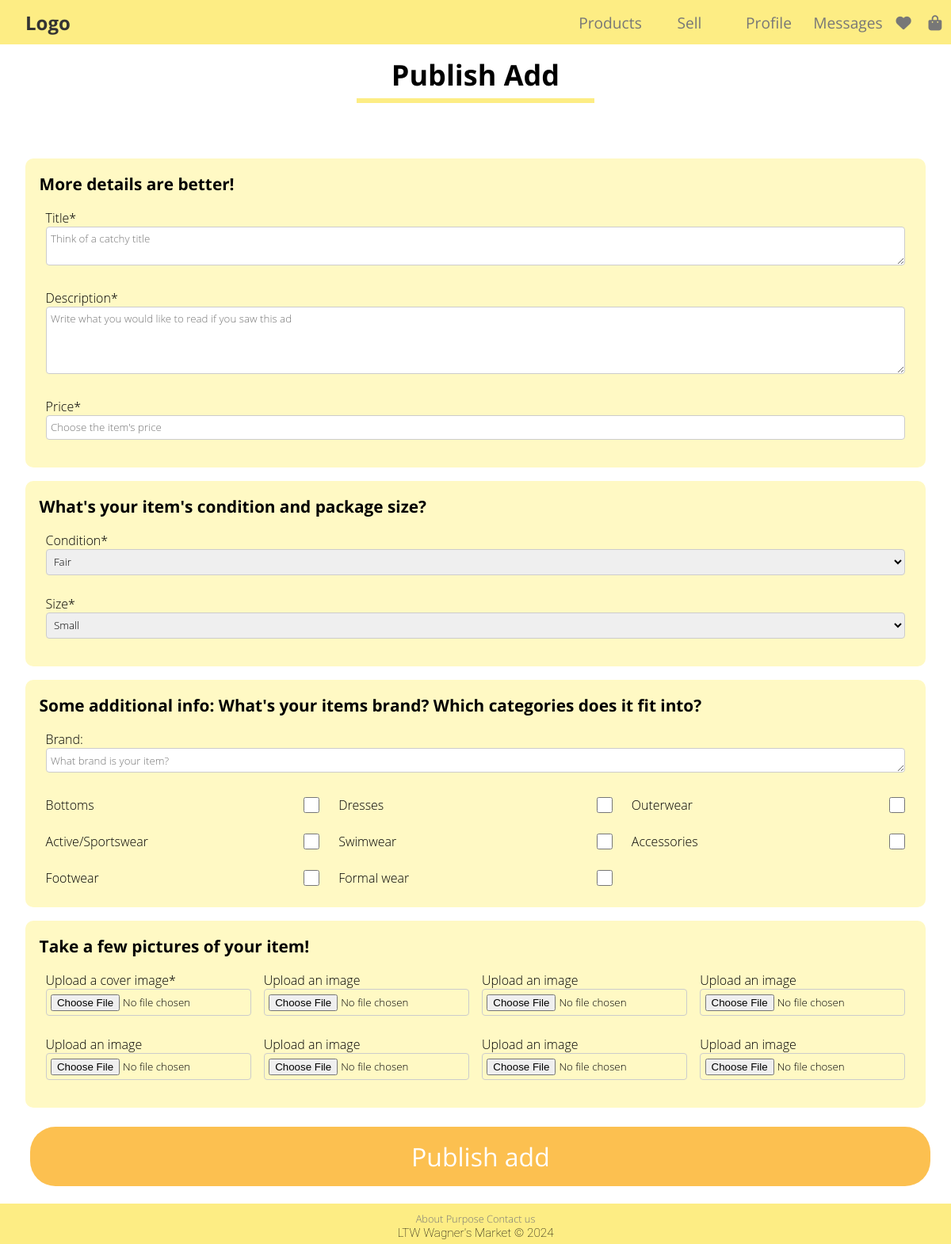
/pages/publish_add.php (signed in), run on the app's committed database.
### tables this page shows
CREATE TABLE CATEGORY (
    CategoryName TEXT NOT NULL,
    CategoryImage TEXT NOT NULL,
    CONSTRAINT Pk_CategoryName PRIMARY KEY (CategoryName)
);

### public/pages/publish_add.php (called while the page is built, shortened)
<?php
require_once(__DIR__ . '/../../private/database/connection.db.php');
require_once(__DIR__ . '/../../private/database/category.class.php');
require_once(__DIR__ . '/../../private/database/size.class.php');
require_once(__DIR__ . '/../../private/database/condition.class.php');
require_once(__DIR__ . '/../../private/templates/common.tpl.php');
require_once(__DIR__ . '/../../private/templates/publish.tpl.php');
$db = getDatabaseConnection();
$categories = Category::getCategories($db);
$sizes = Size::getSizes($db);
$conditions = Condition::getConditions($db);
drawPublishForm($categories, $sizes, $conditions);
?>

### private/database/condition.class.php (called while the page is built, shortened)
<?php
class Condition
{
    public function __construct(string $condition)
    {
        $this->condition = $condition;
    }
    static function getConditions(PDO $db): array
    {
        $stmt = $db->prepare('SELECT Condition FROM CONDITION');
        $stmt->execute(array());
        $conditions = array();
        while ($condition = $stmt->fetch()) {
            $conditions[] = new Condition(
                $condition['Condition']
            );
        }
        return $conditions;
    }
}
?>

### private/database/size.class.php (called while the page is built, shortened)
<?php
class Size
{
    public function __construct(string $size)
    {
        $this->size = $size;
    }
    static function getSizes(PDO $db): array
    {
        $stmt = $db->prepare('SELECT Size FROM SIZE');
        $stmt->execute(array());
        $sizes = array();
        while ($size = $stmt->fetch()) {
            $sizes[] = new SIZE($size['Size']);
        }
        return $sizes;
    }
}
?>

### private/database/category.class.php (called while the page is built, shortened)
<?php
class Category
{
    public function __construct(string $categoryName, string $categoryImage)
    {
        $this->categoryName = $categoryName;
    }
    static function getCategories(PDO $db): array
    {
        $stmt = $db->prepare('SELECT CategoryName, CategoryImage FROM CATEGORY');
        $stmt->execute(array());
        $categories = array();
        while ($category = $stmt->fetch()) {
            $categories[] = new Category(
                $category['CategoryName'],
                $category['CategoryImage']
            );
        }
        return $categories;
    }
}
?>

### private/templates/publish.tpl.php (the view, shortened to what this page needs)
<?php function drawPublishForm(array $categories, array $sizes, array $conditions) : void { ?>
        <section class="container">
            <form id="publish" action="../actions/action_publish_add.php" method="post" enctype="multipart/form-data">
                <fieldset id="item-info">
                    <h3>More details are better!</h3>
                    <label>Title*<textarea name="title" placeholder="Think of a catchy title" maxlength="70" rows="2" cols="70" required="required"></textarea></label>
                    <label>Description*<textarea name="description" placeholder="Write what you would like to read if you saw this ad" maxlength="9000" rows="4" cols="50" required="required"></textarea></label>
                    <label>Price* <input type="number" name="price" step="0.01" placeholder="Choose the item's price" required="required"></label>
                </fieldset>
                <fieldset id="item-condition-size">
                    <h3>What's your item's condition and package size?</h3>
                    <label>Condition*
                        <select name="condition" required="required">
                            <?php foreach($conditions as $condition) { ?>
                                <option value="<?= $condition->condition ?>"><?= $condition->condition ?></option>
                            <?php } ?>
                        </select>
                    </label>
                    <label>Size*
                        <select name="size" required="required">
                            <?php foreach($sizes as $size) { ?>
                                <option value="<?= $size->size ?>"><?= $size->size ?></option>
                            <?php } ?>
                        </select>
                    </label>
                </fieldset>
                <fieldset id="item-brand-categories">
                    <h3>Some additional info: What's your items brand? Which categories does it fit into?</h3>
                    <label>Brand: <textarea name="brand" placeholder="What brand is your item?" maxlength="50" rows="1" cols="50" required="required"></textarea></label>
                    <section id="categories">
                        <?php foreach($categories as $category) { ?>
                            <label><?= $category->categoryName ?> <input type="checkbox" name="categories[]" value="<?= $category->categoryName ?>"></label>
                        <?php } ?>
                    </section>
                </fieldset>
                <fieldset id="pictures">
                    <h3>Take a few pictures of your item!</h3>
                    <section id="upload">
                        <label>Upload a cover image*<input type="file" name="images[]" accept="image/png,image/jpeg" required="required"></label>
                        <label>Upload an image<input type="file" name="images[]" accept="image/png,image/jpeg"></label>
                        <label>Upload an image<input type="file" name="images[]" accept="image/png,image/jpeg"></label>
                        <label>Upload an image<input type="file" name="images[]" accept="image/png,image/jpeg"></label>
                        <label>Upload an image<input type="file" name="images[]" accept="image/png,image/jpeg"></label>
                        <label>Upload an image<input type="file" name="images[]" accept="image/png,image/jpeg"></label>
                        <label>Upload an image<input type="file" name="images[]" accept="image/png,image/jpeg"></label>
                        <label>Upload an image<input type="file" name="images[]" accept="image/png,image/jpeg"></label>
                    </section>
                </fieldset>
                <input class="button" type="submit" value="Publish add">
            </form>
        </section>
<?php } ?>

### public/css/style.css (style rules this page uses)
* { margin: 0; padding: 0; box-sizing: border-box; font-family: 'Open Sans', sans-serif; }
h3 { font-size: 1.3em; }
button, .button { color: #777; background: rgba(253, 237, 132, 1); border: none; padding: .5em .5em; margin: .2em; border-radius: 30px; transition: 0.3s; }
select { padding: .3em; border: .1em solid #ccc; cursor: pointer; }
input[type="checkbox"] { width: 1.5em; height: 1.5em; border: 0.1em solid #555; border-radius: 4px; background-color: #fff; cursor: pointer; }
.container { text-align: center; margin-left: 2em; margin-right: 2em; }
#publish { display: inline-block; text-align: left; }
#publish h3 { margin-bottom: 0.5em; }
#publish fieldset { background-color: #fff9c4; border: none; border-radius: 10px; padding: 1.1em; margin-bottom: 1.1em; display: grid; }
#publish label, #publish select, #publish input[type="number"], #publish input[type="file"], #publish input[type="submit"], #publish textarea { margin-bottom: 0.7em; }
#publish select, #publish input[type="number"], #publish input[type="file"], #publish input[type="submit"], #publish textarea { width: 100%; padding: 0.4em; border: 0.1em solid #ccc; border-radius: 4px; font-family: 'Open Sans Light', sans-serif; }
#categories label { display: flex; justify-content: space-between; align-items: center; }
#publish label { margin: 0.5em; font-family: 'Open Sans Light', sans-serif; }
#upload { display: grid; grid-template-columns: repeat(4, 1fr); grid-template-rows: repeat(2, 1fr); }
#categories { display: grid; grid-template-columns: repeat(3, 1fr); gap: 0.5em; }
#publish input.button { padding: 0.5em; background: #fcc050; font-size: 2em; border: none; border-radius: 1em; color: white; font-family: 'Open Sans', sans-serif; transform: .3s; }

### data on the page
category: CategoryName "Bottoms"
category: CategoryName "Dresses"
category: CategoryName "Outerwear"
category: CategoryName "Active/Sportswear"
category: CategoryName "Swimwear"
category: CategoryName "Accessories"
category: CategoryName "Footwear"
category: CategoryName "Formal wear"

### other printed values
$title "Publish Add"
form field condition "Fair"
form field size "Small"
